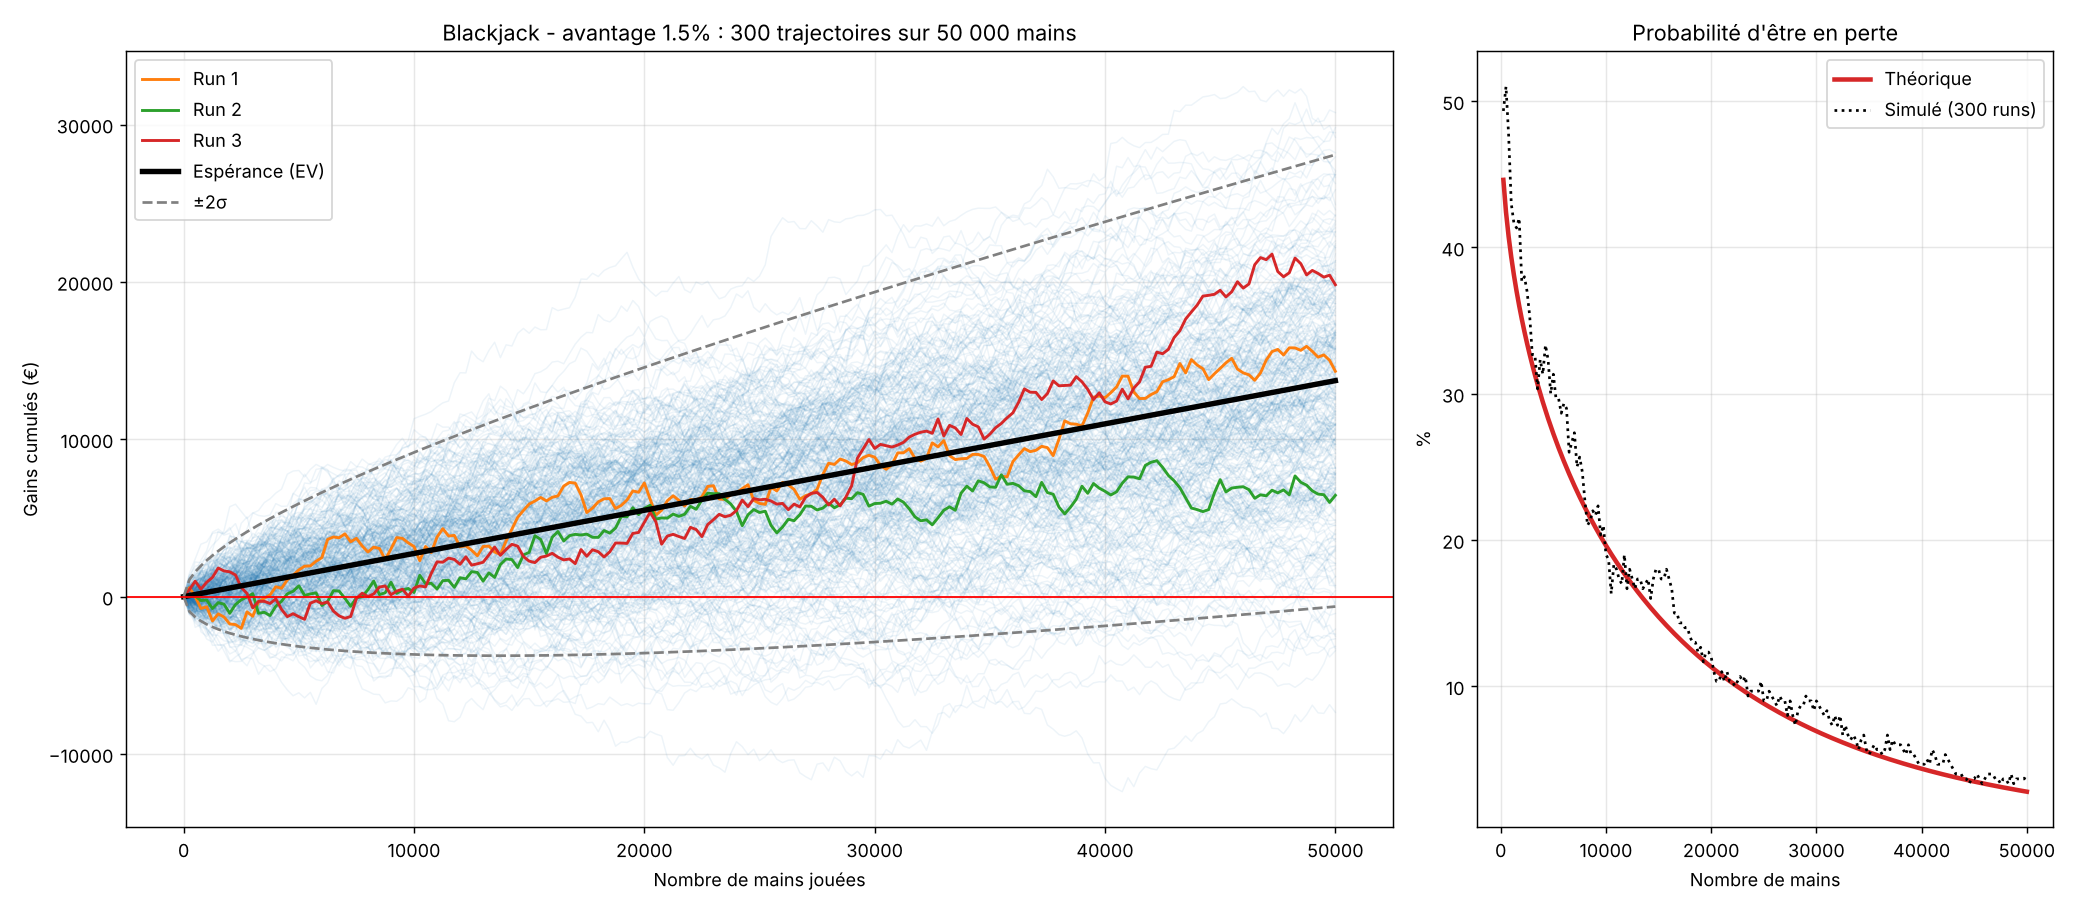

Generate this figure with Python:
import numpy as np, matplotlib
matplotlib.use("Agg")
import matplotlib.pyplot as plt
from scipy.stats import norm

N, STEP, EDGE, SDF, UNIT = 50_000, 250, 0.015, 1.15, 10.0
probs = np.array([.75, .12, .07, .04, .02]); bets = np.array([1, 2, 4, 8, 12]) * UNIT
mean_bet = (probs * bets).sum(); ev_h = EDGE * mean_bet
sd_h = SDF * np.sqrt((probs * bets**2).sum())
rng = np.random.default_rng(7)
P = 300
b = rng.choice(bets, size=(P, N), p=probs)
res = b * EDGE + SDF * b * rng.standard_normal((P, N))
cum = np.concatenate([np.zeros((P, 1)), np.cumsum(res, 1)], 1)[:, ::STEP]
x = np.arange(0, N + 1, STEP); ev = x * ev_h; sg = sd_h * np.sqrt(x)

fig, (a1, a2) = plt.subplots(1, 2, figsize=(16, 7), gridspec_kw={"width_ratios": [2.2, 1]})
for p in cum: a1.plot(x, p, color="#1F77B4", alpha=.08, lw=.8)
for i, c in zip(range(3), ["#FF7F0E", "#2CA02C", "#D62728"]): a1.plot(x, cum[i], color=c, lw=1.6, label=f"Run {i+1}")
a1.plot(x, ev, "k", lw=3, label="Espérance (EV)")
a1.plot(x, ev + 2*sg, "--", color="gray", label="±2σ"); a1.plot(x, ev - 2*sg, "--", color="gray")
a1.axhline(0, color="red", lw=1)
a1.set_title(f"Blackjack - avantage {EDGE:.1%} : 300 trajectoires sur 50 000 mains")
a1.set_xlabel("Nombre de mains jouées"); a1.set_ylabel("Gains cumulés (€)"); a1.legend(); a1.grid(alpha=.3)

pl = norm.cdf(-ev[1:] / sg[1:])
a2.plot(x[1:], pl * 100, color="#D62728", lw=2.5, label="Théorique")
a2.plot(x[1:], (cum[:, 1:] < 0).mean(0) * 100, color="k", ls=":", label="Simulé (300 runs)")
a2.set_title("Probabilité d'être en perte"); a2.set_xlabel("Nombre de mains"); a2.set_ylabel("%")
a2.legend(); a2.grid(alpha=.3)
plt.tight_layout(); plt.savefig("blackjack_edge_chart.png", dpi=130)
fin = cum[:, -1]
print(f"EV={ev[-1]:.0f}€ σ={sg[-1]:.0f}€ | perte finale: {(fin<0).mean():.1%} (théo {pl[-1]:.1%}) | min {fin.min():.0f} max {fin.max():.0f}")
print("Perte à 5000 mains:", f"{pl[19]:.1%}", "| 10000:", f"{pl[39]:.1%}")
